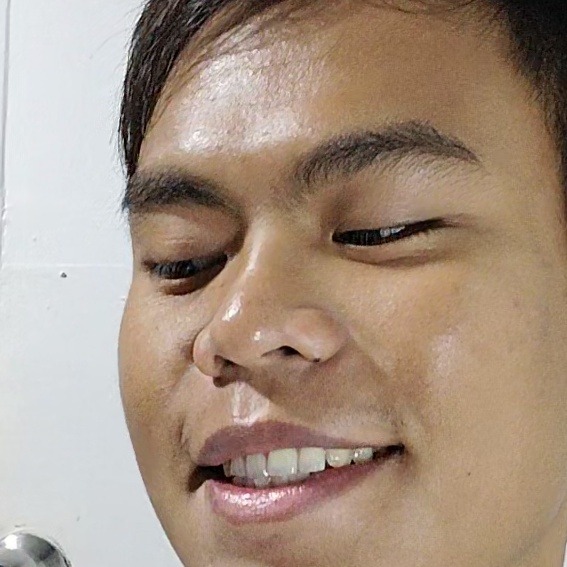
#> input picture dataset/dizon_1/image1016.jpg, 567 x 567 px, given in place of padilla_rest.mp4, which was not available
$ python preprocess.py
#> lines starting #> are read from the running program, lines starting #| are printed output that depends on the picture; pictures that were not available may be replaced by others from this repository, and a replacement may not be noted
import cv2
import os

def crop_head_from_video(video_path, output_folder):
    # Load the face detection model
#> called with video_path = 'padilla_rest.mp4', output_folder = 'padilla_rest'
    face_cascade = cv2.CascadeClassifier(cv2.data.haarcascades + 'haarcascade_frontalface_default.xml')

    # Open the video file
    cap = cv2.VideoCapture(video_path)

    # Create the output folder if it doesn't exist
    if not os.path.exists(output_folder):
        os.makedirs(output_folder)

    frame_count = 0

    while True:
        # Read a frame from the video
        ret, frame = cap.read()
#> frame is the input picture: shape (567, 567, 3); mean B, G, R 130.3, 146.8, 167
        if not ret:
            break  # Exit the loop if no more frames are available

        # Use different orientation for cases where output is upside down
        frame = cv2.rotate(frame, cv2.ROTATE_90_CLOCKWISE)
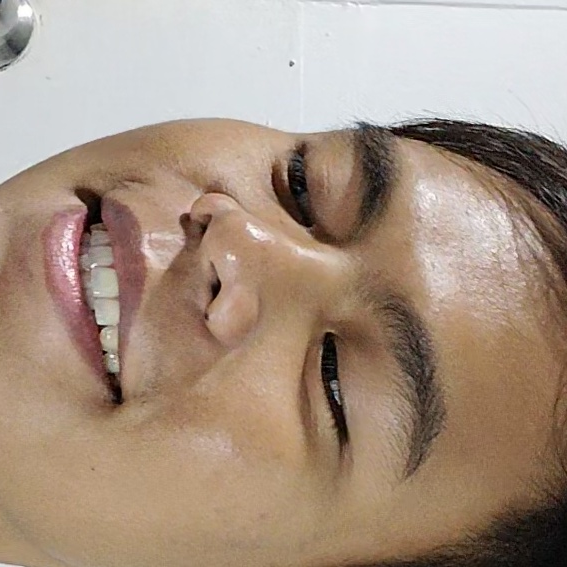
#> frame: shape (567, 567, 3); mean B, G, R 130.3, 146.8, 167
        # frame = cv2.rotate(frame, cv2.ROTATE_90_COUNTERCLOCKWISE)

        # Convert the frame to grayscale for face detection
        gray = cv2.cvtColor(frame, cv2.COLOR_BGR2GRAY)
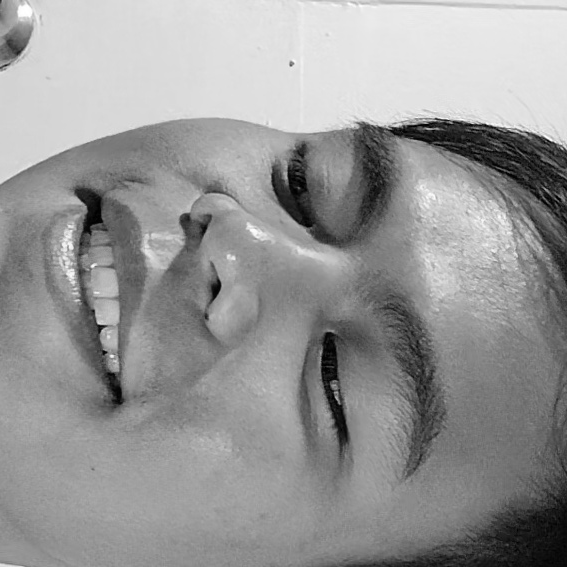
#> gray: shape (567, 567); min 0, max 255, mean 151

        # Detect faces in the frame
        faces = face_cascade.detectMultiScale(gray, scaleFactor=1.1, minNeighbors=5)
#> faces = ()

        for (x, y, w, h) in faces:
            # Crop the frame to the detected face (head)
            head_crop = frame[y:y+h, x:x+w]

            # Save the cropped image
            output_path = os.path.join(output_folder, f"image{frame_count + 1}.jpg")
            cv2.imwrite(output_path, head_crop)

            frame_count += 1
#> this loop made 0 passes
#> after the loop, frame_count = 0

    # Release the video capture object
    cap.release()
    print(f"Processed {frame_count} frames. Images saved in '{output_folder}'.")

# Example usage
video_name = "padilla_rest"  # Name of file w/o extension
video_path = os.path.join(video_name + ".mp4")  # Join .mp4 for file path
output_folder = video_name  # Output folder same as name

crop_head_from_video(video_path, output_folder)

$ run again, on dataset/dizon_1/image1019.jpg
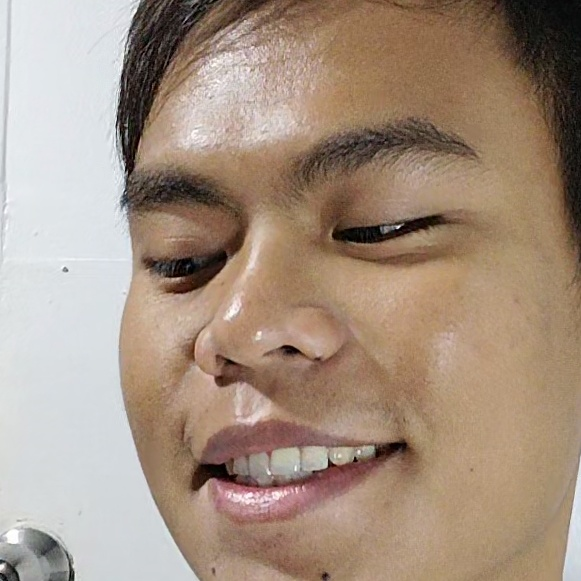
#> input picture dataset/dizon_1/image1019.jpg, 581 x 581 px, given in place of padilla_rest.mp4, which was not available
#> in crop_head_from_video, frame is the input picture: shape (581, 581, 3); mean B, G, R 129.2, 145.6, 165.5
#> in crop_head_from_video, `frame = cv2.rotate(frame, cv2.ROTATE_90_CLOCKWISE)`:
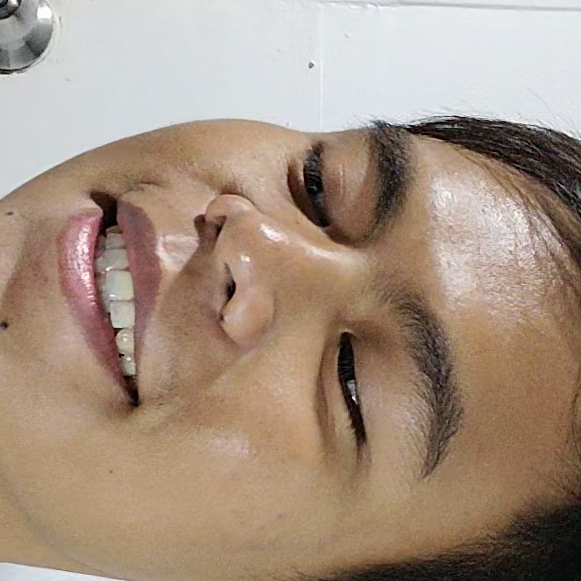
#> frame: shape (581, 581, 3); mean B, G, R 129.2, 145.6, 165.5
#> in crop_head_from_video, `gray = cv2.cvtColor(frame, cv2.COLOR_BGR2GRAY)`:
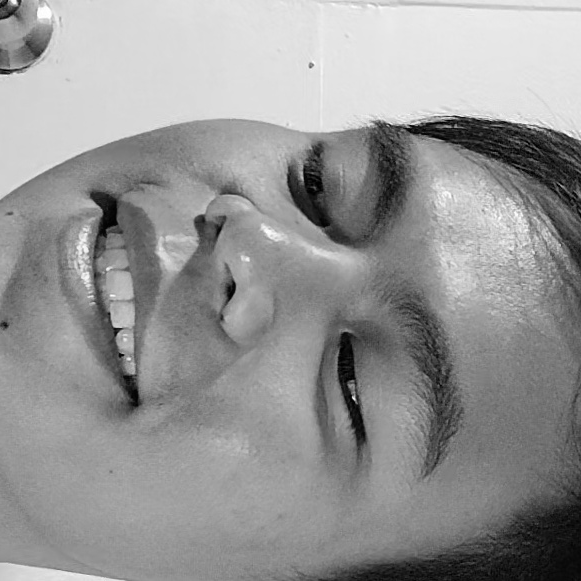
#> gray: shape (581, 581); min 0, max 255, mean 149.7
#> faces = ()
#> after the loop in crop_head_from_video, `for (x, y, w, h) in faces:`: frame_count = 0

$ run again, on dataset/dizon_1/image1048.jpg
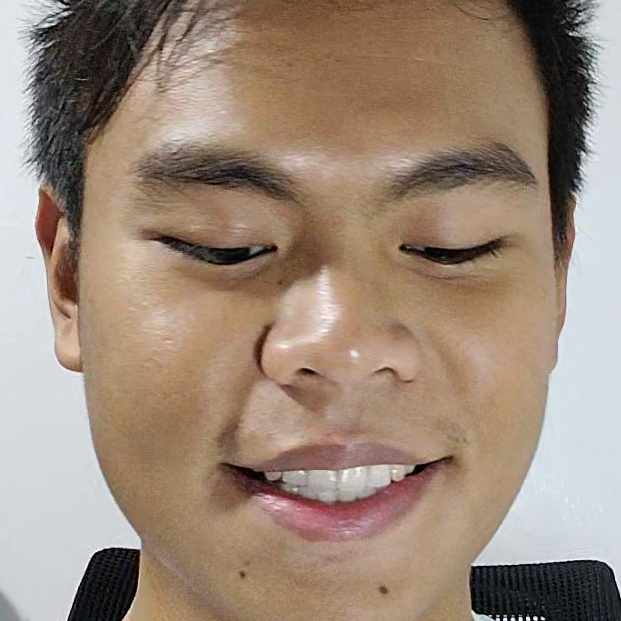
#> input picture dataset/dizon_1/image1048.jpg, 621 x 621 px, given in place of padilla_rest.mp4, which was not available
#> in crop_head_from_video, frame is the input picture: shape (621, 621, 3); mean B, G, R 121.7, 137.2, 156.6
#> in crop_head_from_video, `frame = cv2.rotate(frame, cv2.ROTATE_90_CLOCKWISE)`:
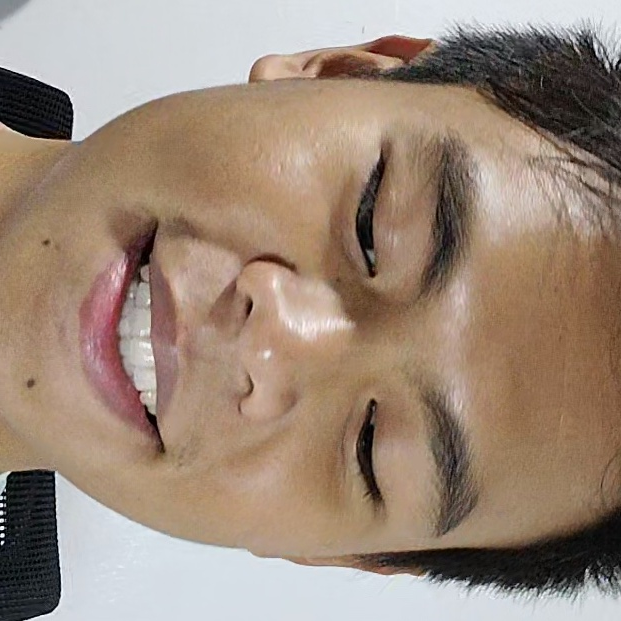
#> frame: shape (621, 621, 3); mean B, G, R 121.7, 137.2, 156.6
#> in crop_head_from_video, `gray = cv2.cvtColor(frame, cv2.COLOR_BGR2GRAY)`:
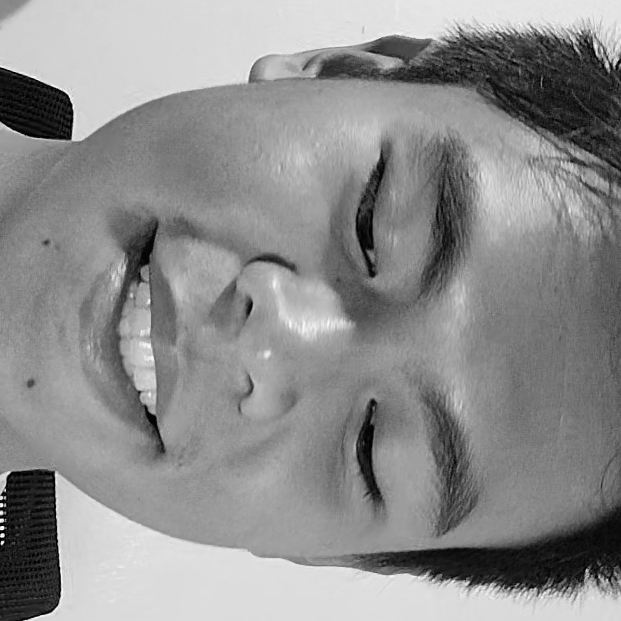
#> gray: shape (621, 621); min 0, max 254, mean 141.2
#> faces = ()
#> after the loop in crop_head_from_video, `for (x, y, w, h) in faces:`: frame_count = 0
